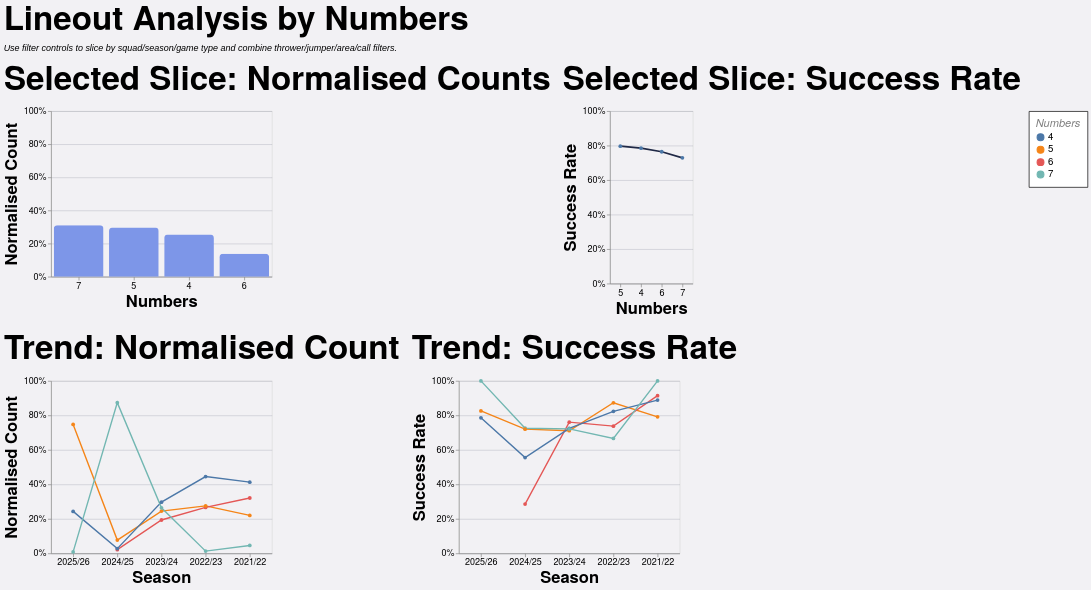

Here is the Vega-Lite specification saved for this chart:
### Vega-Lite specification from a JSON file in a GitHub repository (floating-point values rounded to 4 significant figures; data arrays with more than 128 entries replaced by an {"elided": "..."} marker saying what was removed)
{"config": {"axis": {"labelFont": "PT Sans Narrow, Helvetica Neue, Helvetica, Arial, sans-serif", "titleFont": "PT Sans Narrow, Helvetica Neue, Helvetica, Arial, sans-serif", "labelFontSize": 13, "titleFontSize": 24, "gridColor": "#202947", "gridOpacity": 0.2, "zindex": 1}, "text": {"font": "Lato, sans-serif"}, "bar": {"cornerRadiusEnd": 5}, "header": {"labelFont": "PT Sans Narrow, Helvetica Neue, Helvetica, Arial, sans-serif", "titleFont": "PT Sans Narrow, Helvetica Neue, Helvetica, Arial, sans-serif", "labelFontSize": 24, "titleFontSize": 28, "labelFontWeight": "bold", "orient": "left"}, "legend": {"labelFont": "PT Sans Narrow, Helvetica Neue, Helvetica, Arial, sans-serif", "titleFont": "PT Sans Narrow, Helvetica Neue, Helvetica, Arial, sans-serif", "labelFontSize": 14, "titleFontSize": 16, "titlePadding": 5, "fillColor": "white", "strokeColor": "black", "padding": 10, "titleFontWeight": "lighter", "titleFontStyle": "italic", "titleColor": "gray", "offset": 10}, "title": {"font": "PT Sans Narrow, Helvetica Neue, Helvetica, Arial, sans-serif", "fontSize": 48, "fontWeight": "bold", "anchor": "start", "align": "center", "titlePadding": 20, "subtitlePadding": 10, "subtitleFontSize": 13, "subtitleColor": "", "subtitleFontStyle": "italic", "offset": 15, "color": "black"}, "axisX": {"labelAngle": 0}, "facet": {"title": null, "header": null, "align": {"row": "each", "column": "each"}}, "resolve": {"scale": {"y": "independent", "facet": "independent"}}, "background": "#f2f1f4", "scale": {"offsetBandPaddingOuter": 0.2, "offsetBandPaddingInner": 0.1}}, "vconcat": [{"hconcat": [{"mark": {"type": "bar", "color": "#7d96e8"}, "encoding": {"tooltip": [{"field": "numbers", "title": "Numbers", "type": "nominal"}, {"field": "attempts", "format": ",.0f", "title": "Lineouts", "type": "quantitative"}, {"field": "share", "format": ".1%", "title": "Normalised Count", "type": "quantitative"}], "x": {"field": "numbers", "sort": "-y", "title": "Numbers", "type": "nominal"}, "y": {"axis": {"format": "%"}, "field": "share", "scale": {"domain": [0, 1]}, "title": "Normalised Count", "type": "quantitative"}}, "height": 240, "title": "Selected Slice: Normalised Counts", "transform": [{"filter": "(loSquad == 'All' || datum.squad == loSquad) && (loGameType == 'All' || (loGameType == 'League + Cup' && (datum.game_type == 'League' || datum.game_type == 'Cup')) || (loGameType == 'League only' && datum.game_type == 'League') || datum.game_type == loGameType) && (loOpposition == 'All' || datum.opposition == loOpposition) && (loThrower == 'All' || datum.thrower == loThrower) && (loJumper == 'All' || datum.jumper == loJumper) && (loArea == 'All' || datum.area == loArea) && (loNumbers == 'All' || datum.numbers == loNumbers) && (loCall == 'All' || datum.call == loCall) && (loCallType == 'All' || datum.call_type == loCallType)"}, {"filter": "(loSeason == 'All' || datum.season == loSeason)"}, {"aggregate": [{"op": "count", "as": "attempts"}, {"op": "sum", "field": "won", "as": "won"}], "groupby": ["numbers"]}, {"joinaggregate": [{"op": "sum", "field": "attempts", "as": "total_attempts"}]}, {"calculate": "datum.attempts / datum.total_attempts", "as": "share"}, {"calculate": "datum.won / datum.attempts", "as": "success_rate"}], "width": 320}, {"mark": {"type": "line", "color": "#202946", "point": true, "strokeWidth": 2.5}, "encoding": {"tooltip": [{"field": "numbers", "title": "Numbers", "type": "nominal"}, {"field": "won", "format": ",.0f", "title": "Won", "type": "quantitative"}, {"field": "attempts", "format": ",.0f", "title": "Lineouts", "type": "quantitative"}, {"field": "success_rate", "format": ".1%", "title": "Success Rate", "type": "quantitative"}], "x": {"field": "numbers", "sort": "-y", "title": "Numbers", "type": "nominal"}, "y": {"axis": {"format": "%"}, "field": "success_rate", "scale": {"domain": [0, 1]}, "title": "Success Rate", "type": "quantitative"}}, "height": 250, "title": "Selected Slice: Success Rate", "transform": [{"filter": "(loSquad == 'All' || datum.squad == loSquad) && (loGameType == 'All' || (loGameType == 'League + Cup' && (datum.game_type == 'League' || datum.game_type == 'Cup')) || (loGameType == 'League only' && datum.game_type == 'League') || datum.game_type == loGameType) && (loOpposition == 'All' || datum.opposition == loOpposition) && (loThrower == 'All' || datum.thrower == loThrower) && (loJumper == 'All' || datum.jumper == loJumper) && (loArea == 'All' || datum.area == loArea) && (loNumbers == 'All' || datum.numbers == loNumbers) && (loCall == 'All' || datum.call == loCall) && (loCallType == 'All' || datum.call_type == loCallType)"}, {"filter": "(loSeason == 'All' || datum.season == loSeason)"}, {"aggregate": [{"op": "count", "as": "attempts"}, {"op": "sum", "field": "won", "as": "won"}], "groupby": ["numbers"]}, {"joinaggregate": [{"op": "sum", "field": "attempts", "as": "total_attempts"}]}, {"calculate": "datum.attempts / datum.total_attempts", "as": "share"}, {"calculate": "datum.won / datum.attempts", "as": "success_rate"}], "width": {"step": 30}}], "spacing": 16}, {"hconcat": [{"mark": {"type": "line", "point": true, "strokeWidth": 2}, "encoding": {"color": {"field": "numbers", "title": "Numbers", "type": "nominal"}, "tooltip": [{"field": "season", "title": "Season", "type": "nominal"}, {"field": "numbers", "title": "Numbers", "type": "nominal"}, {"field": "attempts", "format": ",.0f", "title": "Lineouts", "type": "quantitative"}, {"field": "norm_count", "format": ".1%", "title": "Normalised Count", "type": "quantitative"}], "x": {"field": "season", "sort": "-x", "title": "Season", "type": "nominal"}, "y": {"axis": {"format": "%"}, "field": "norm_count", "scale": {"domain": [0, 1]}, "title": "Normalised Count", "type": "quantitative"}}, "height": 250, "title": "Trend: Normalised Count", "transform": [{"filter": "(loSquad == 'All' || datum.squad == loSquad) && (loGameType == 'All' || (loGameType == 'League + Cup' && (datum.game_type == 'League' || datum.game_type == 'Cup')) || (loGameType == 'League only' && datum.game_type == 'League') || datum.game_type == loGameType) && (loOpposition == 'All' || datum.opposition == loOpposition) && (loThrower == 'All' || datum.thrower == loThrower) && (loJumper == 'All' || datum.jumper == loJumper) && (loArea == 'All' || datum.area == loArea) && (loNumbers == 'All' || datum.numbers == loNumbers) && (loCall == 'All' || datum.call == loCall) && (loCallType == 'All' || datum.call_type == loCallType)"}, {"aggregate": [{"op": "count", "as": "attempts"}, {"op": "sum", "field": "won", "as": "won"}], "groupby": ["season", "numbers"]}, {"joinaggregate": [{"op": "sum", "field": "attempts", "as": "season_attempts"}], "groupby": ["season"]}, {"calculate": "datum.attempts / datum.season_attempts", "as": "norm_count"}, {"calculate": "datum.won / datum.attempts", "as": "success_rate"}], "width": 320}, {"mark": {"type": "line", "point": true, "strokeWidth": 2}, "encoding": {"color": {"field": "numbers", "title": "Numbers", "type": "nominal"}, "tooltip": [{"field": "season", "title": "Season", "type": "nominal"}, {"field": "numbers", "title": "Numbers", "type": "nominal"}, {"field": "won", "format": ",.0f", "title": "Won", "type": "quantitative"}, {"field": "attempts", "format": ",.0f", "title": "Lineouts", "type": "quantitative"}, {"field": "success_rate", "format": ".1%", "title": "Success Rate", "type": "quantitative"}], "x": {"field": "season", "sort": "-x", "title": "Season", "type": "nominal"}, "y": {"axis": {"format": "%"}, "field": "success_rate", "scale": {"domain": [0, 1]}, "title": "Success Rate", "type": "quantitative"}}, "height": 250, "title": "Trend: Success Rate", "transform": [{"filter": "(loSquad == 'All' || datum.squad == loSquad) && (loGameType == 'All' || (loGameType == 'League + Cup' && (datum.game_type == 'League' || datum.game_type == 'Cup')) || (loGameType == 'League only' && datum.game_type == 'League') || datum.game_type == loGameType) && (loOpposition == 'All' || datum.opposition == loOpposition) && (loThrower == 'All' || datum.thrower == loThrower) && (loJumper == 'All' || datum.jumper == loJumper) && (loArea == 'All' || datum.area == loArea) && (loNumbers == 'All' || datum.numbers == loNumbers) && (loCall == 'All' || datum.call == loCall) && (loCallType == 'All' || datum.call_type == loCallType)"}, {"aggregate": [{"op": "count", "as": "attempts"}, {"op": "sum", "field": "won", "as": "won"}], "groupby": ["season", "numbers"]}, {"joinaggregate": [{"op": "sum", "field": "attempts", "as": "season_attempts"}], "groupby": ["season"]}, {"calculate": "datum.attempts / datum.season_attempts", "as": "norm_count"}, {"calculate": "datum.won / datum.attempts", "as": "success_rate"}], "width": 320}], "spacing": 16}], "data": {"name": "data-05b411978622ee4960cb3f2e6471596b"}, "params": [{"name": "loSquad", "value": "All"}, {"name": "loSeason", "value": "All"}, {"name": "loGameType", "value": "All"}, {"name": "loOpposition", "value": "All"}, {"name": "loThrower", "value": "All"}, {"name": "loJumper", "value": "All"}, {"name": "loArea", "value": "All"}, {"name": "loNumbers", "value": "All"}, {"name": "loCall", "value": "All"}, {"name": "loCallType", "value": "All"}], "spacing": 22, "title": {"text": "Lineout Analysis by Numbers", "subtitle": "Use filter controls to slice by squad/season/game type and combine thrower/jumper/area/call filters."}, "$schema": "https://vega.github.io/schema/vega-lite/v5.20.1.json", "datasets": {"data-05b411978622ee4960cb3f2e6471596b": {"elided": "1260 records"}}}
